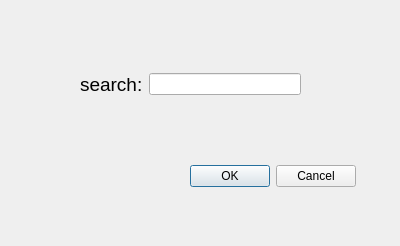
<?xml version="1.0" encoding="UTF-8"?>
<ui version="4.0">
 <class>SDialog</class>
 <widget class="QDialog" name="SDialog">
  <property name="geometry">
   <rect>
    <x>0</x>
    <y>0</y>
    <width>400</width>
    <height>246</height>
   </rect>
  </property>
  <property name="windowTitle">
   <string>SearchDialog</string>
  </property>
  <widget class="QDialogButtonBox" name="buttonBox">
   <property name="geometry">
    <rect>
     <x>180</x>
     <y>160</y>
     <width>176</width>
     <height>33</height>
    </rect>
   </property>
   <property name="orientation">
    <enum>Qt::Horizontal</enum>
   </property>
   <property name="standardButtons">
    <set>QDialogButtonBox::Cancel|QDialogButtonBox::Ok</set>
   </property>
  </widget>
  <widget class="QWidget" name="">
   <property name="geometry">
    <rect>
     <x>80</x>
     <y>70</y>
     <width>221</width>
     <height>29</height>
    </rect>
   </property>
   <layout class="QHBoxLayout" name="horizontalLayout">
    <item>
     <widget class="QLabel" name="label">
      <property name="font">
       <font>
        <family>Ubuntu</family>
        <pointsize>14</pointsize>
        <weight>50</weight>
        <italic>false</italic>
        <bold>false</bold>
       </font>
      </property>
      <property name="whatsThis">
       <string>&lt;html&gt;&lt;head/&gt;&lt;body&gt;&lt;p&gt;输入查询字符串&lt;/p&gt;&lt;/body&gt;&lt;/html&gt;</string>
      </property>
      <property name="text">
       <string>search:</string>
      </property>
      <property name="buddy">
       <cstring>lineEdit</cstring>
      </property>
     </widget>
    </item>
    <item>
     <widget class="QLineEdit" name="lineEdit"/>
    </item>
   </layout>
  </widget>
 </widget>
 <resources/>
 <connections>
  <connection>
   <sender>buttonBox</sender>
   <signal>accepted()</signal>
   <receiver>SDialog</receiver>
   <slot>accept()</slot>
   <hints>
    <hint type="sourcelabel">
     <x>355</x>
     <y>174</y>
    </hint>
    <hint type="destinationlabel">
     <x>157</x>
     <y>212</y>
    </hint>
   </hints>
  </connection>
  <connection>
   <sender>buttonBox</sender>
   <signal>rejected()</signal>
   <receiver>SDialog</receiver>
   <slot>reject()</slot>
   <hints>
    <hint type="sourcelabel">
     <x>355</x>
     <y>180</y>
    </hint>
    <hint type="destinationlabel">
     <x>286</x>
     <y>212</y>
    </hint>
   </hints>
  </connection>
 </connections>
</ui>
